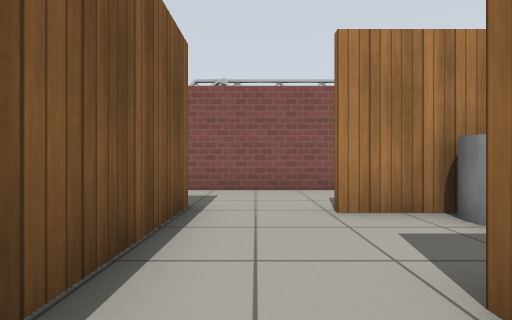
[1] (above)

19 first-person views from a walk through a world built for the Gazebo simulator. The camera is 0.72 m above the floor, looks level and sees 85° across. The floor is counted in squares, 1 m on a side. Each view is taken from the middle of a square. On the plan, view 1 faces up. The plan holds only what a view shows up to about 10 squares ahead; the rest is blank. The place goes on beyond the plan. Simple patterns stand in for the simulator's built-in surfaces. Simple shapes stand in for some stock models.

[2]
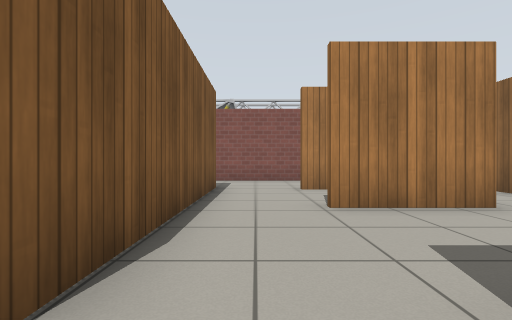

[3]
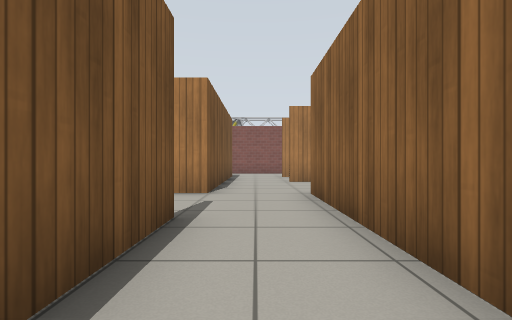

[4]
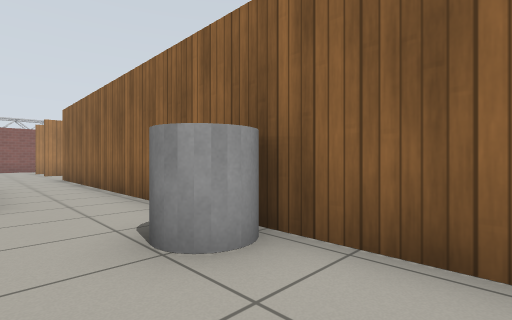

[5]
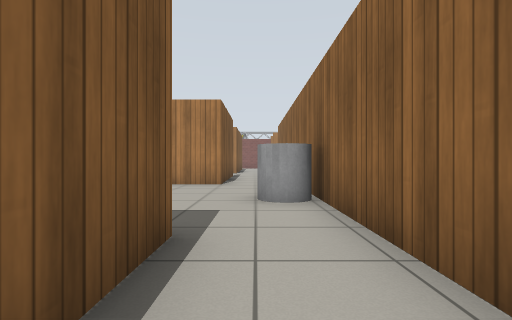

[6]
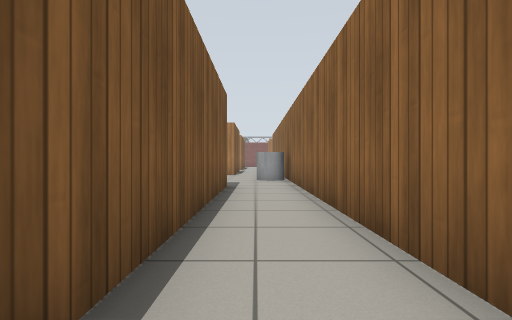

[7]
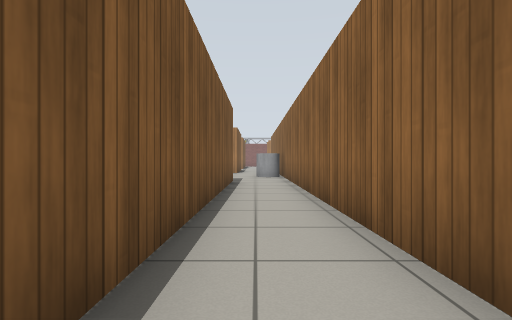

[8]
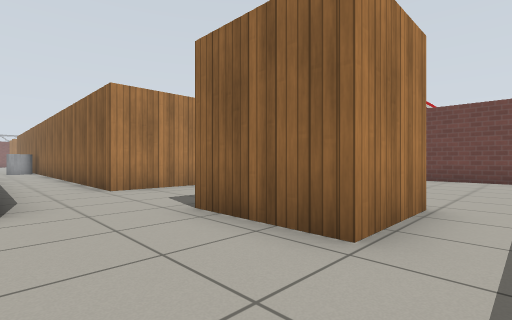

[9]
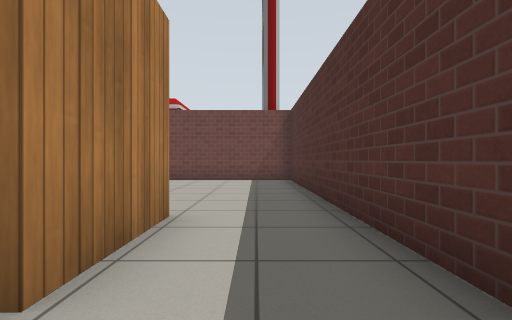

[10]
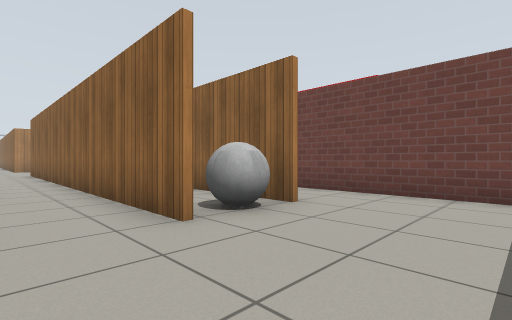

[11]
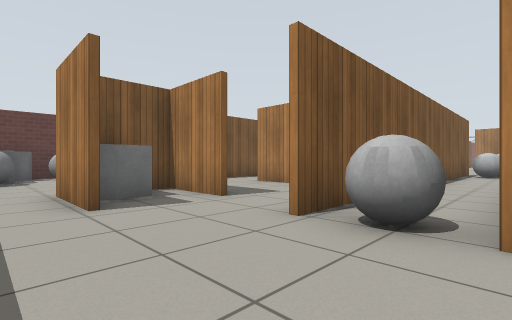

[12]
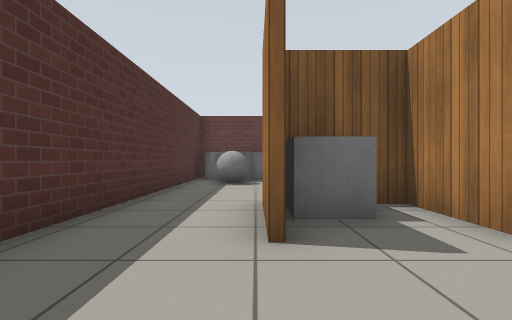

[13]
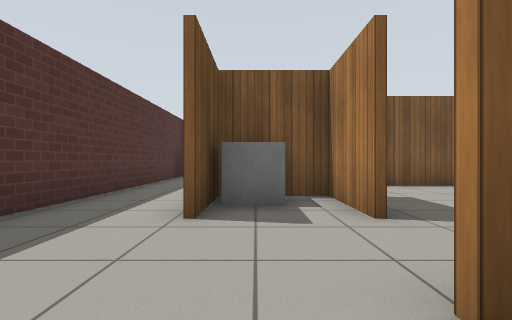

[14]
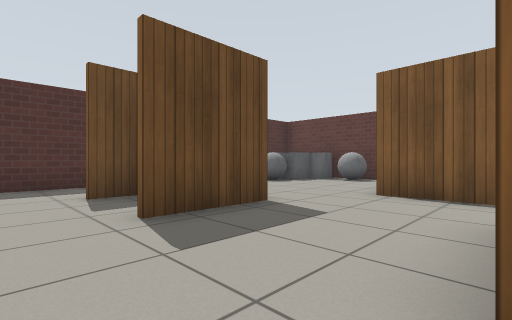

[15]
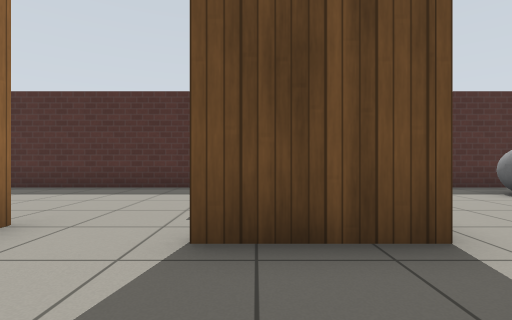

[16]
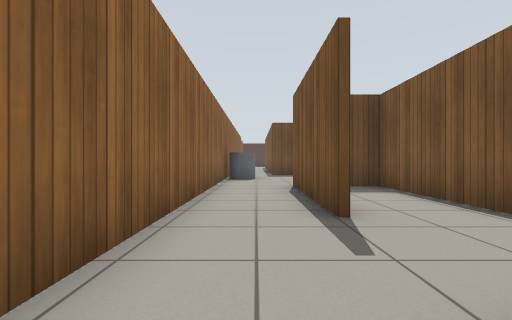

[17]
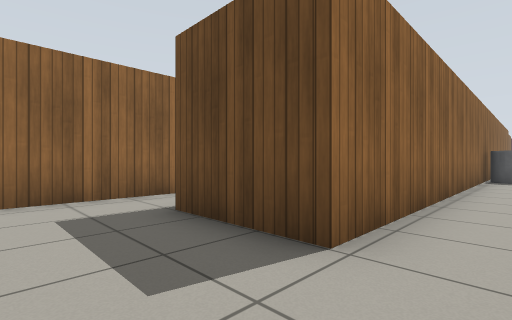

[18]
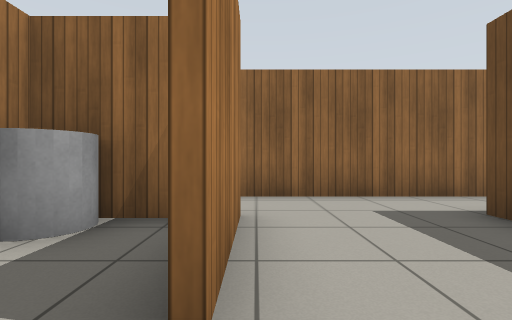

[19]
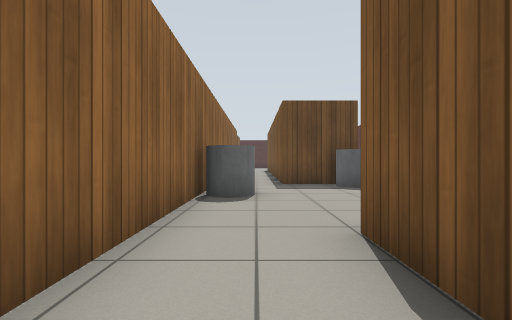

### Floor plan
Points are (right, up) in squares from view 1. A wall is a line through its corners. A room is listed if a view was taken in it or the views show most of it. See-through windows are left out.
Room 1 (views 1, 16, 17)
walls: (-1, 0.4) (-1, -2)
ways out: opening at (0, -2) to room 2; opening at (0.5, 1) to room 5; opening at (2.5, -0.5) to room 6
Room 2 (views 2, 3, 4, 5, 6, 19)
walls: (1.2, -11.4) (1.2, -2); (-1.5, -14.4) (-0.8, -14.4) (-0.8, -23.4); (-1, -4.4) (-1, -8.7) (-2.5, -8.7); (1.2, -23.1) (1.2, -12.4)
ways out: opening at (0, -2) to room 1; opening at (0, -23) to room 3; opening at (-1, -3.5) to room 7
objects: grey cylinder (-3, -14) to (-2, -13); grey cylinder (0, -12) to (1, -12)
Room 3 (views 7, 8, 9, 10, 11, 12, 13, 15)
walls: (3.6, -28.9) (1.2, -28.9) (1.2, -26.4) (3.6, -26.4); (3.6, -26.5) (1.5, -26.5) (1.5, -28.7) (3.6, -28.7); (5.7, -27.1) (5.7, -23.6); (3.5, -23.1) (1.2, -23.1); (-0.8, -23.4) (-0.8, -25.4); (-3.5, -31.2) (10, -31.2) (10, -27.5)
ways out: opening at (0, -23) to room 2; opening at (5, -23) to room 4; opening at (8, -27) to room 4
objects: grey box (-3, -30) to (-3, -29); grey ball (-2, -30); grey box (2, -28)
Room 4 (view 14)
walls: (5.9, -18) (5.9, -27.1); (5.5, -3.6) (5.5, -1.6); (1.2, -12.4) (1.2, -11.4); (5.7, -23.6) (5.7, -17.6); (10, -27.5) (10, -25.5); (7.8, -27.1) (7.8, -24)
ways out: opening at (5, -23) to room 3; opening at (8, -27) to room 3; opening at (4.5, -2) to room 6
objects: grey ball (7, -27) to (7, -26)
Room 5 (view 18)
walls: (3.5, 2) (3.5, 3.8) (1, 3.8); (-1, 4.3) (-1, 0.4)
ways out: opening at (0.5, 1) to room 1; opening at (0.5, 4)
objects: grey cylinder (3, 3)
Room 6 (no view inside)
walls: (3.6, 1.2) (1, 1.2); (1.2, -2) (3.8, -2); (5.5, -1.6) (5.5, 0.4)
ways out: opening at (2.5, -0.5) to room 1; opening at (4.5, -2) to room 4; opening at (5, 1)
Room 7 (no view inside)
walls: (-3.4, -4.6) (-3.4, -8.6); (-1, -2) (-1.9, -2)
ways out: opening at (-1, -3.5) to room 2

Positions as (right, up) in squares from view 1, and headings:
1: (0, 0), facing up
2: (0, -3), facing up
3: (0, -8), facing up
4: (-1, -14), facing up-right
5: (0, -17), facing up
6: (0, -22), facing up
7: (0, -24), facing up
8: (-1, -30), facing up-right
9: (0, -30), facing right
10: (4, -30), facing up-right
11: (8, -30), facing up-left
12: (6, -29), facing left
13: (7, -28), facing left
14: (5, -23), facing down-left
15: (3, -24), facing down
16: (0, -1), facing down
17: (0, 0), facing down-right
18: (0, 1), facing right
19: (0, -6), facing down
